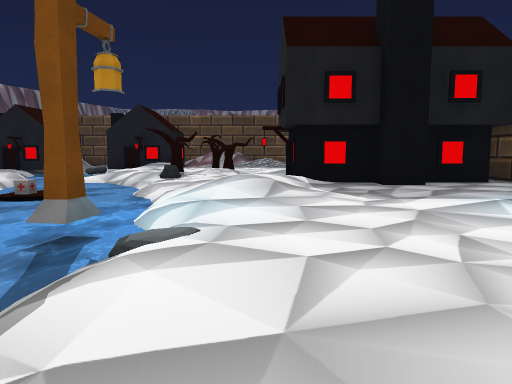
[1] (above)

24 first-person views from a walk through a 3-D level made in the Unity game engine. The camera is 1.2 m above the floor, tilts 6° down and sees 70° across. The floor is counted in squares, 2 m on a side. Each view is taken from the middle of a square. On the plan, view 1 faces up. The plan holds only what a view shows up to about 10 squares ahead; the rest is blank. The place goes on beyond the plan. The player character is not drawn. Some animated figures are not drawn. Some surface patterns are stand-ins.

[2]
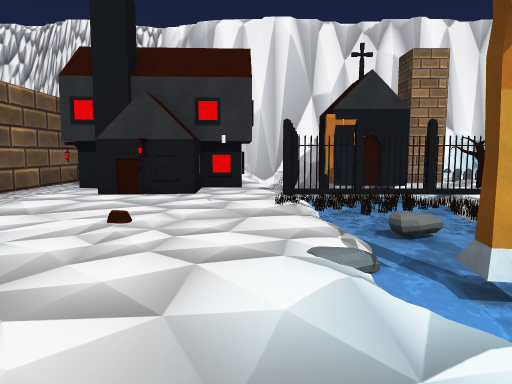

[3]
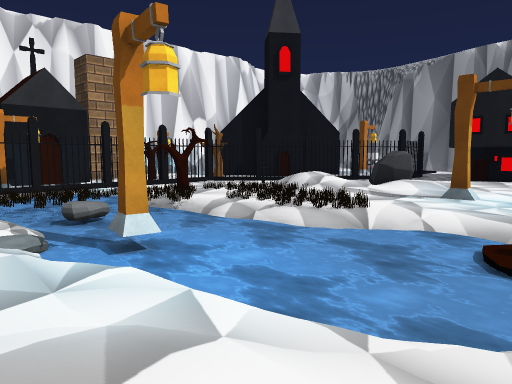

[4]
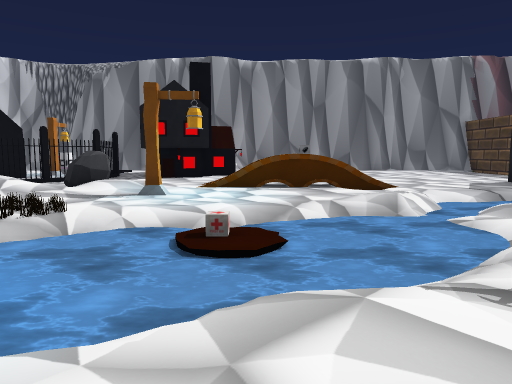

[5]
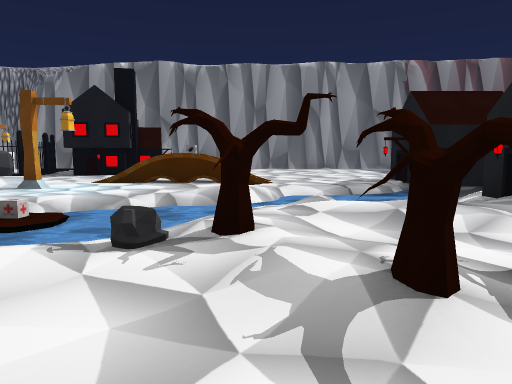

[6]
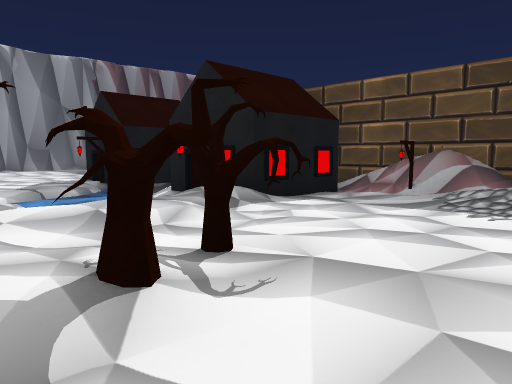

[7]
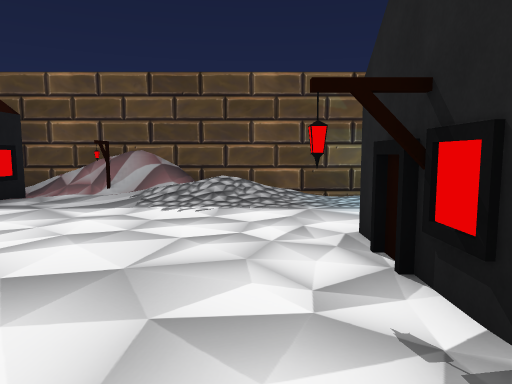

[8]
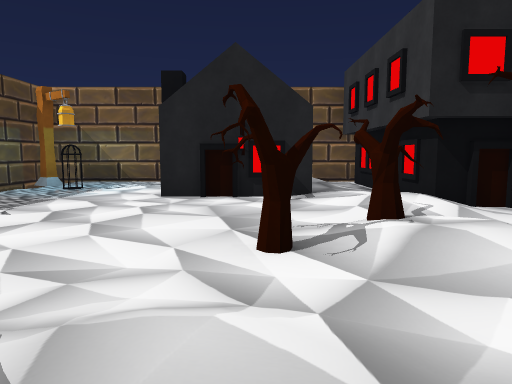

[9]
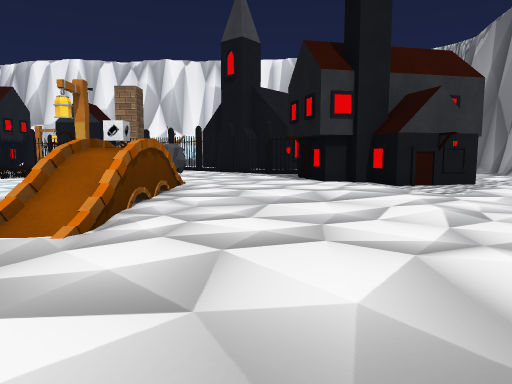

[10]
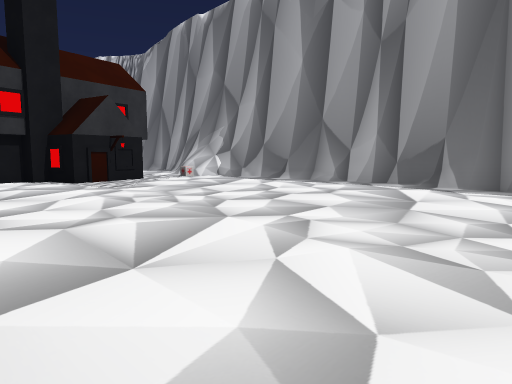

[11]
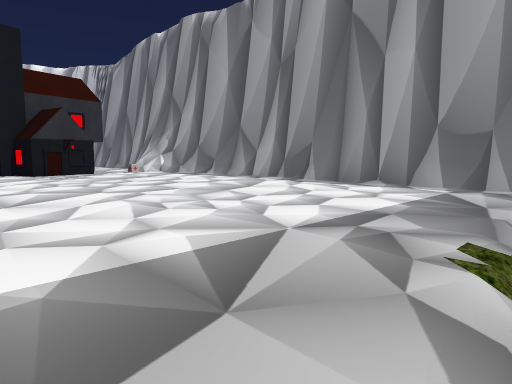

[12]
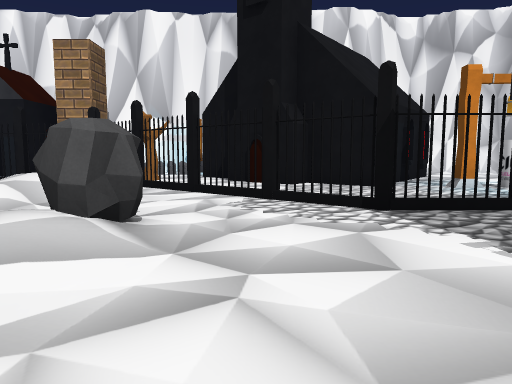

[13]
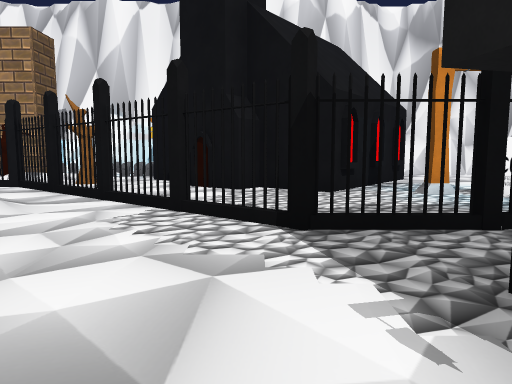

[14]
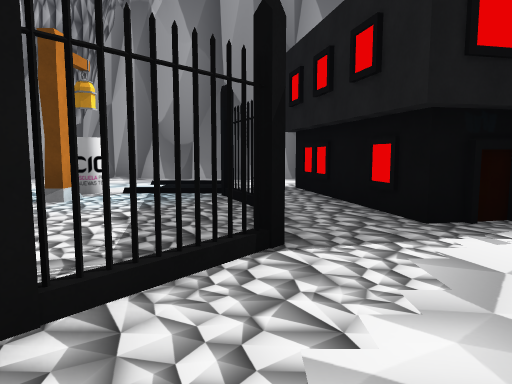

[15]
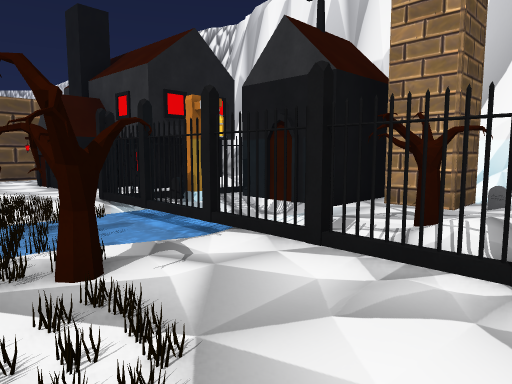

[16]
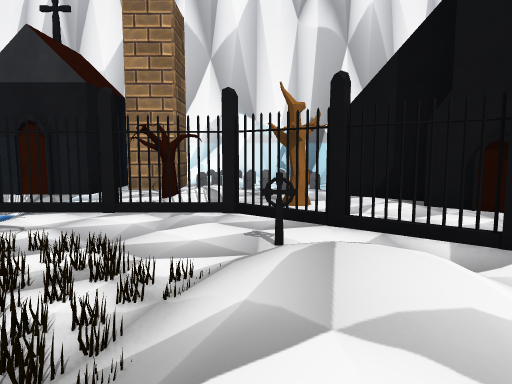

[17]
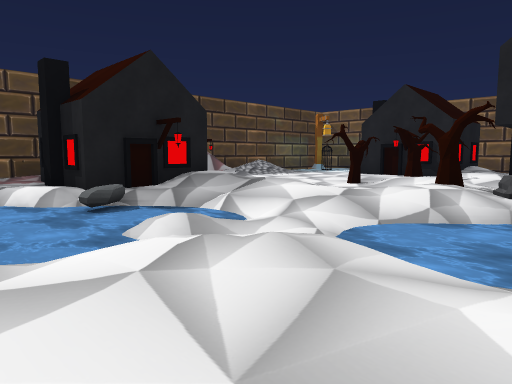

[18]
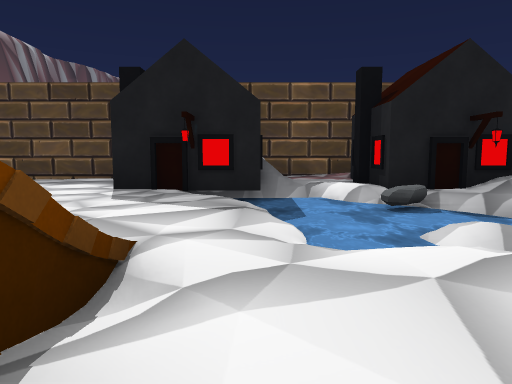

[19]
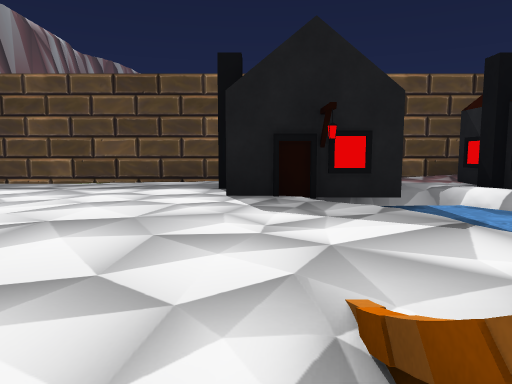

[20]
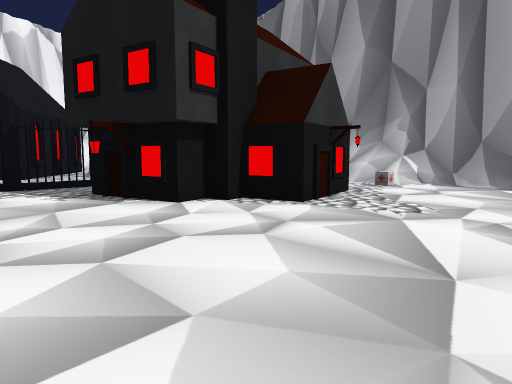

[21]
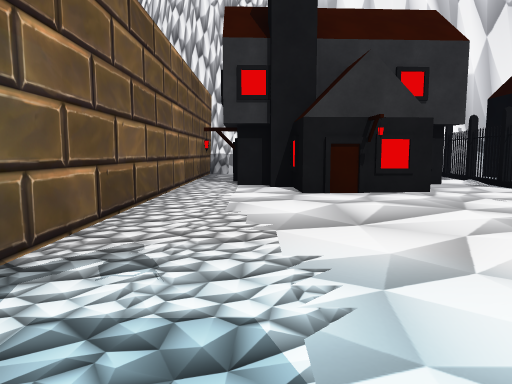

[22]
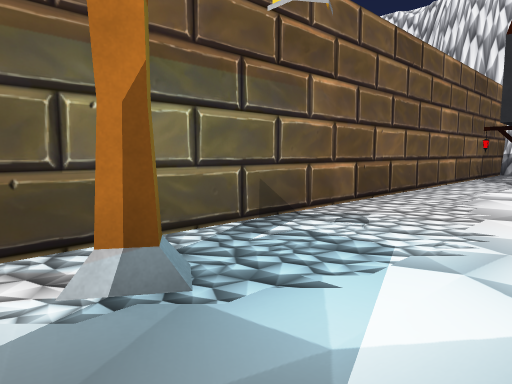

[23]
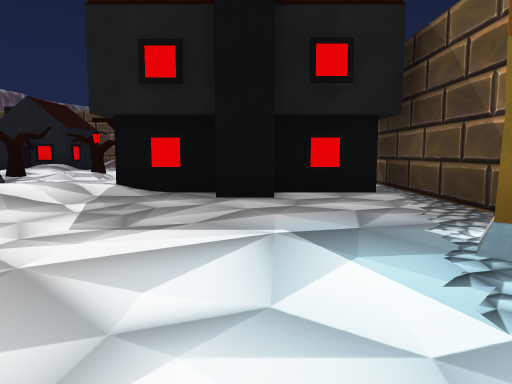

[24]
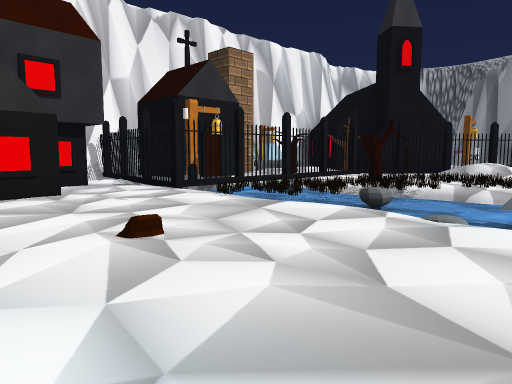

### Floor plan
Key: @ floor where view 1 was taken; # wall or solid block; . main floor; : floor 0.25 m higher than the main floor; - floor 0.25 m lower than the main floor; + floor 1.25 m higher than the main floor; / step, stairs or slope; = window, fence, low wall or low ledge; ~ water the walk can cross; ≈ water the walk keeps out of; v drop or lower ground; O other object.
Columns run from 19 left of view 1 to 6 right of it. Each row starts with its distance up from view 1.
 18    ######  ############
 17    //////  /.//-//#///####
 16  #.......OOO/.OO.O////O..#
 15  #.......OOO/OOO.........#
 14  #........OO≈OO//........#
 13  #.........-≈O///....OO
 12 ##........./≈≈≈//.O..OO
 11 #/........./≈/////O./OO /#
 10 #/........///~-/:O/////..#
  9 #/........///≈≈≈≈O..OOOO.#
  8 #/........+../≈≈≈./ OOOOO
  7 ##......../...≈OO////.#..
  6  #O.OO..../.../≈≈≈///....#
  5  #:.OOO.....O.≈≈≈≈//.....
  4  # OOOOO..//...≈≈O/.....O
  3  #  OO....O///.≈≈O≈......#
  2  #   O:OO..///.OOO/......#
  1  #   #..#O.///.  OO......#
  0  #..O##...O#O.OOOOO@.....#
 -1  #..OO####.#O  ≈OOO......#
 -2  #...########OOOOOO..OO..#
 -3  #...#   ##  OO  Ov.OOOO.#
 -4  #   #    #    OOOO.OOOO##
 -5            OOO#OOOOO    #
 -6            OO=  Ov#     #
 -7           #####         #

Where each view was taken, in squares from view 1:
view 1: 0 up, 0 right, facing up
view 2: 6 up, 0 right, facing down
view 3: 7 up, 0 right, facing down-left
view 4: 7 up, 0 right, facing left
view 5: 10 up, 1 right, facing left
view 6: 10 up, 1 right, facing up-left
view 7: 10 up, 1 right, facing up
view 8: 12 up, 4 left, facing right
view 9: 13 up, 11 left, facing down
view 10: 14 up, 11 left, facing down-left
view 11: 17 up, 11 left, facing down-left
view 12: 6 up, 10 left, facing down
view 13: 5 up, 11 left, facing down
view 14: 2 up, 9 left, facing left
view 15: 1 up, 7 left, facing down-right
view 16: 3 up, 7 left, facing down
view 17: 8 up, 8 left, facing up-right
view 18: 8 up, 8 left, facing up
view 19: 9 up, 10 left, facing up
view 20: 9 up, 10 left, facing down-left
view 21: 4 up, 4 right, facing down
view 22: 5 up, 3 right, facing down-right
view 23: 2 up, 3 right, facing up
view 24: 4 up, 3 right, facing down-left
